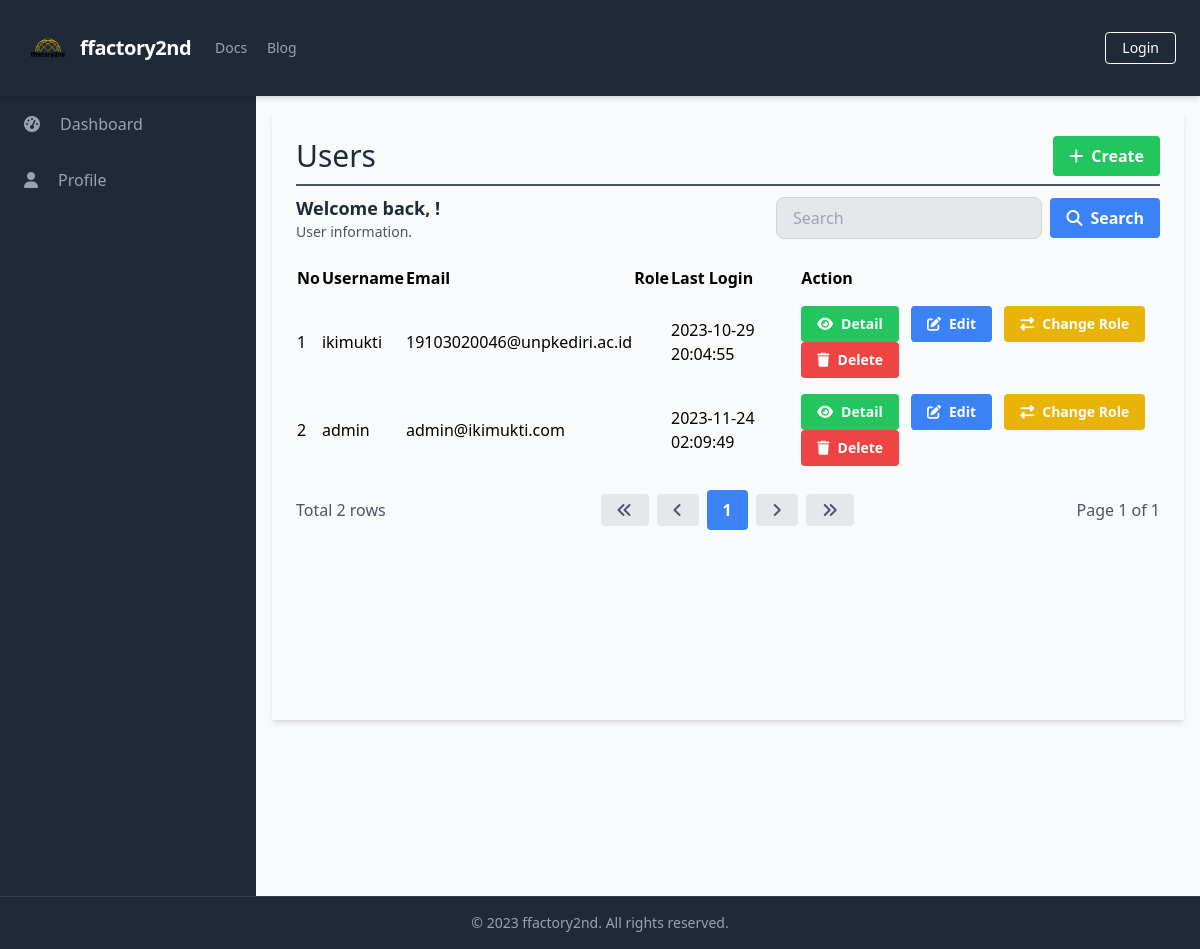
The app's page /manage_users/manage_users_list.php, older data.
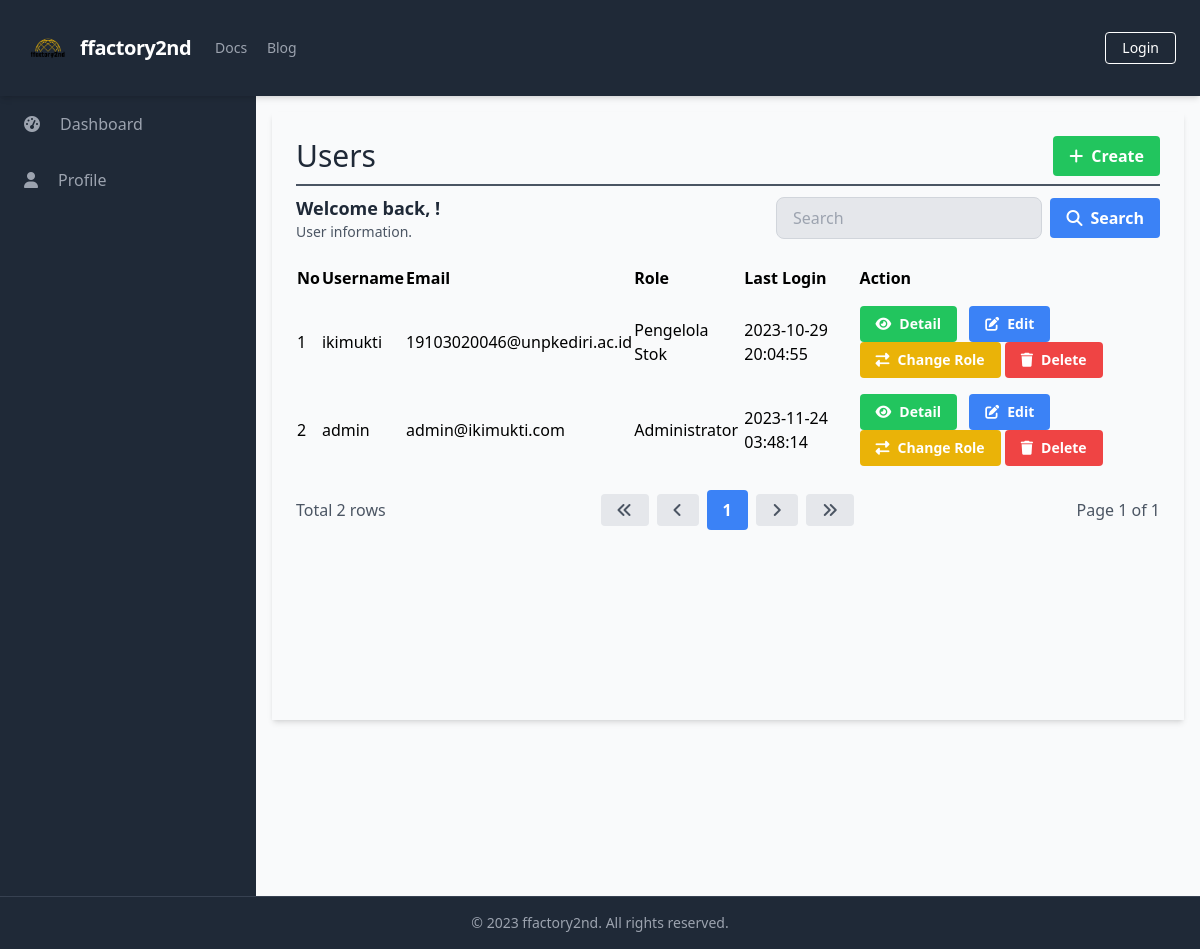
The same page, newer data.
### tables this page shows
CREATE TABLE `Users` (
  `UserID` int(11) NOT NULL,
  `Username` varchar(50) NOT NULL,
  `Password` varchar(255) NOT NULL,
  `Email` varchar(100) NOT NULL,
  `FullName` varchar(100) DEFAULT NULL,
  `DateOfBirth` date DEFAULT NULL,
  `Gender` varchar(10) DEFAULT NULL,
  `Address` text DEFAULT NULL,
  `PhoneNumber` varchar(20) DEFAULT NULL,
  `RoleID` int(11) DEFAULT NULL,
  `AccountCreationDate` timestamp NOT NULL DEFAULT current_timestamp() ON UPDATE current_timestamp(),
  `LastLogin` datetime DEFAULT NULL,
  `AccountStatus` varchar(20) DEFAULT NULL,
  `ProfilePictureURL` varchar(255) DEFAULT NULL,
  `ActivationStatus` varchar(20) DEFAULT NULL
);

CREATE TABLE `Roles` (
  `RoleID` int(11) NOT NULL,
  `RoleName` varchar(50) NOT NULL
);

### database/connection.php (called while the page is built, shortened)
<?php
$baseUrl = "http://localhost/final_project_ricky_2023/";

### public/manage_users/manage_users_list.php (the view, shortened to what the changed rows need)
<?php
require_once('../../database/connection.php');
?>
<?php include_once('../components/header.php'); ?>
<div class="h-screen flex flex-col">
    <div class="flex-grow bg-gray-50 flex flex-row shadow-md">
        <main class=" bg-gray-50 flex flex-col flex-1 overflow-y-scroll h-screen flex-shrink-0 sc-hide pb-40">
            <div class="flex items-start justify-start p-6 shadow-md m-4 flex-1 flex-col">
                <div class="flex flex-row justify-between items-center w-full border-b-2 border-gray-600 mb-2 pb-2">
                    <h1 class="text-3xl text-gray-800 font-semibol w-full">Users</h1>
                </div>
                <div class="flex flex-col w-full">
                    <div class="flex flex-row justify-between items-center w-full mb-2 pb-2">
                        <div>
                            <h2 class="text-lg text-gray-800 font-semibold">Welcome back, <?php echo $_SESSION['FullName']; ?>!</h2>
                        </div>
                    </div>
                    <table class="min-w-full">
                        <thead>
                            <tr>
                                <th class="text-left py-2">No</th>
                                <th class="text-left py-2">Username</th>
                                <th class="text-left py-2">Email</th>
                                <th class="text-left py-2">Role</th>
                                <th class="text-left py-2">Last Login</th>
                                <th class="text-left py-2">Action</th>
                            </tr>
                        </thead>
                        <tbody>
                            <?php
                            $searchTerm = isset($_GET['search']) ? $_GET['search'] : '';
                            $page = isset($_GET['page']) ? $_GET['page'] : 1;
                            $query = "SELECT u.UserID, u.Username, u.Email, r.RoleName, u.LastLogin FROM Users u
                                      LEFT JOIN Roles r ON u.RoleID = r.RoleID
                                      WHERE u.Username LIKE '%$searchTerm%' OR u.Email LIKE '%$searchTerm%'
                                      LIMIT 15 OFFSET " . ($page - 1) * 15;
                            $result = $conn->query($query);
                            $no = 1;
                            while ($row = $result->fetch_assoc()) {
                            ?>
                                <tr>
                                    <td class="py-2"><?php echo $no++; ?></td>
                                    <td class="py-2"><?php echo $row['Username']; ?></td>
                                    <td class="py-2"><?php echo $row['Email']; ?></td>
                                    <td class="py-2"><?php echo $row['RoleName']; ?></td>
                                    <td class="py-2"><?php echo $row['LastLogin']; ?></td>
                                    <td class='py-2'>
                                        <a href="<?php echo $baseUrl; ?>public/manage_users/manage_users_detail.php?id=<?php echo $row['UserID'] ?>" class='bg-green-500 hover-bg-green-700 text-white font-bold py-2 px-4 rounded inline-flex items-center mr-2 text-sm'>
                                            <i class='fas fa-eye mr-2'></i>
                                            <span>Detail</span>
                                        </a>
                                        <a href="<?php echo $baseUrl; ?>public/manage_users/manage_users_update.php?id=<?php echo $row['UserID'] ?>" class='bg-blue-500 hover-bg-blue-700 text-white font-bold py-2 px-4 rounded inline-flex items-center mr-2 text-sm'>
                                            <i class='fas fa-edit mr-2'></i>
                                            <span>Edit</span>
                                        </a>
                                        <button onclick="changeRole(<?php echo $row['UserID']; ?>)" class='bg-yellow-500 hover-bg-yellow-700 text-white font-bold py-2 px-4 rounded inline-flex items-center text-sm'>
                                            <i class='fas fa-exchange-alt mr-2'></i>
                                            <span>Change Role</span>
                                        </button>
                                        <a href="#" onclick="confirmDelete(<?php echo $row['UserID']; ?>)" class='bg-red-500 hover-bg-red-700 text-white font-bold py-2 px-4 rounded inline-flex items-center text-sm'>
                                            <i class='fas fa-trash mr-2'></i>
                                            <span>Delete</span>
                                        </a>
                                    </td>
                                </tr>
                            <?php
                            }
                            ?>
                        </tbody>
                    </table>
                </div>
        </main>
    </div>
</div>
</body>
</html>

Row changes from the older to the newer data that the page shows:
changed users "ikimukti": RoleID.RoleName (not shown) → "Pengelola Stok"
changed users "admin": RoleID.RoleName (not shown) → "Administrator"; LastLogin "2023-11-24 02:09:49" → "2023-11-24 03:48:14"
